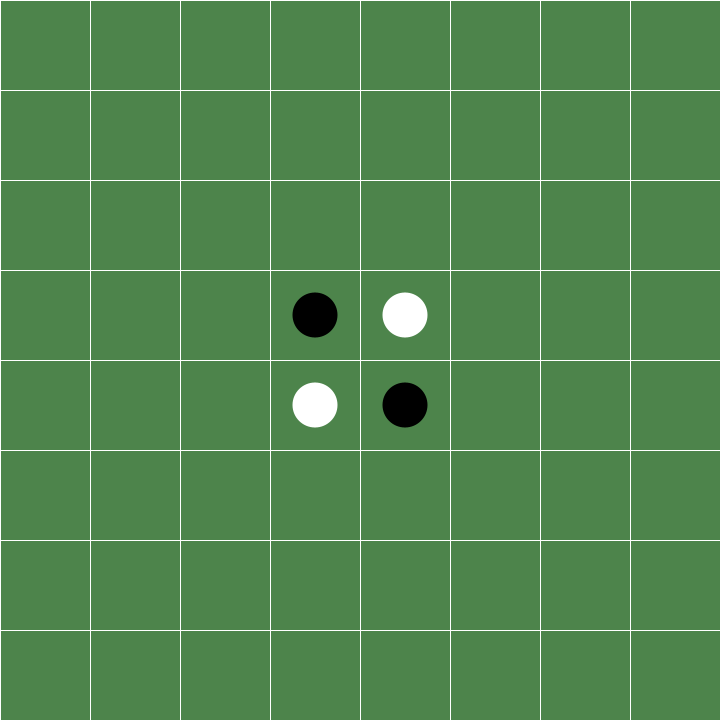
Frame 1 (no input)
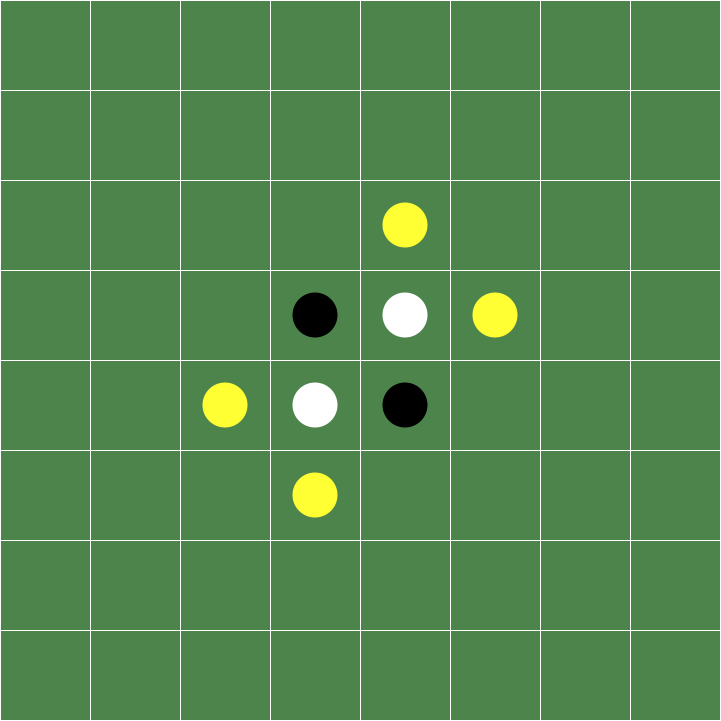
Frame 60 (the mouse pressed at the canvas centre just before this capture)
Frame 120 (the mouse held since frame 60 and released just before this capture): identical to frame 60, image omitted

The Processing sketch that drew these frames (run headless with seeded random() and noise(); from frame 60 on, the mouse is pressed at the canvas centre):

// Processing sketch: Reversi
// ── Reversi.pde
/**
 * Implementacion del Juego Reversi/Othello 
 */
int ancho = 8, 
  alto = 8, 
  tamano = 90;
boolean p1Turn = true;
int playerCode;
Tablero tablero; 
int valor; // Valor de la jugada elegida.
boolean minimax = false; // Variable para decidir la estrategia de cada turno.
int dificultad = 1; // Variable para elegir la estrategia general de la computadora.

// Inicial para establecer tamaño de ventana con variables
void settings() {
  size((ancho * tamano)+1, (alto * tamano)+1);
}

// Inicialización
void setup() {
  tablero = new Tablero(ancho, alto, tamano);
}

// Update. Continuamente ejecuta y dibuja el código contenido en él
void draw() {
  tablero.display();  
  if (p1Turn) {    
    tablero.permiso(1);
  } else {    
    tablero.permiso(2);
  }
  if(valor==0){
    int x=tablero.max[0], y=tablero.max[1];
    valor=tablero.opciones[x][y];
    System.out.println("Mejor opción: (" + x + "," + y + "): " + valor);
   if(!p1Turn){
      if(minimax) {
        x=tablero.min[0];
        y=tablero.min[1];
      } minimax = !minimax;
      System.out.println("Opción elegida por la computadora: (" + x + "," + y + "): " + valor);
      playerCode = 2;
      if(valor==0) valor=-1; // Para que no se cicle.
      else flanquear(y,x); // Se voltean las fichas.
    } 
 
  }
}

// Callback. Evento que ocurre después de presionar el botón del mouse
void mouseClicked() {
  if (p1Turn) {
    playerCode = 1;
    //tablero.permiso(1);
  } else {
    playerCode = 2;
    //tablero.permiso(2);        
  }
  flanquear(tablero.toTileInt(mouseX), tablero.toTileInt(mouseY));
}

// Método que realiza el cambio de color en las fichas.
public void flanquear(int x, int y){
    System.out.println("MouseX: " + x + "\tMouseY: " + y);
  // Colocar un disco/ficha en el tablero:
  if(tablero.isValid(x, y)){    
   tablero.cambia(x, y, playerCode );  
    tablero.setDisk(x, y, playerCode);
    System.out.println("----jugador-------");
     System.out.println(playerCode);
    p1Turn = !p1Turn;
  }
  // Conteo de discos/fichas
  println("Player " + playerCode + " discs: " + tablero.count(playerCode));
 /*  System.out.println("------tablero-------------");
  tablero.imprimeTab();
 */
 System.out.println(playerCode);
   System.out.println("-----cordenadas de pieza--------");
  System.out.println(x + "," + y + "\n");
  valor=0; // Se reinicia el valor de la jugada.
}

// ── Tablero.pde
/**
 * Representación de un tablero del juego Reversi/Othello.
 * La representación del tablero es mediante un arreglo bidimensional de enteros
 * que representan: 0 = casilla vacia, 1 = disco del jugador 1, 2 = disco del jugador 2.
 * @author  Rodrigo Colín
 * @version %I%, %G%
 */
class Tablero {
  int ancho;
  int alto;
  int tamano;
  int[][] mundo;
  color p1Color = color(0, 0, 0);
  color p2Color = color(255, 255, 255);
  color p3color= color(255, 255, 51);
  int opciones[][]; // Arreglo que guarda la cantidad de fichas a voltear, para cada opción encontrada.
  int[] min, max; // Variables para guardar la mejor y la peor opción.

  /**
   * Constructor por default de un Tablero de 8x8 con tamaño de casilla 100px.
   */
  Tablero() {
    this(8, 8, 100);
  }

  /**
   * Constructor por default de un Tablero de 8x8.
   * @param tamano tamaño en pixeles de cada casilla cuadrada del tablero
   */
  Tablero(int tamano) {
    this(8, 8, tamano);
  }

  /**
   * Constructor principal de un tablero.
   * @param  ancho  anchura, en casillas, del tablero
   * @param  alto   altura, en casillas, del tablero
   * @param  tamano tamaño en pixeles de cada casilla cuadrada del tablero
   */
  Tablero(int ancho, int alto, int tamano) {
    this.ancho = ancho;
    this.alto = alto;
    this.tamano = tamano;
    mundo = new int[alto][ancho];
    for (int i = 0; i < this.alto; i++) {
      for (int j = 0; j < this.ancho; j++) {
        mundo[i][j] = 0;
      }
    }
    // Configuración inicial
    mundo[alto/2][ancho/2] = 1;
    mundo[alto/2-1][ancho/2] = 2;
    mundo[alto/2][ancho/2-1] = 2;
    mundo[alto/2-1][ancho/2-1] = 1;
  }

  /**
   * Constructor de copia para un Tablero.
   * @param mundo representa la configutación que será copiada para crear el nuevo Tablero
   */
  Tablero(int[][] mundo) {
    this(mundo, 100);
  }

  /**
   * Constructor de copia para un Tablero con tamaño de casilla personalizado.
   * @param mundo  representa la configutación que será copiada para crear el nuevo Tablero
   * @param tamano tamaño en pixeles de cada casilla cuadrada del tablero
   */
  Tablero(int[][] mundo, int tamano) {
    ancho = mundo[0].length;
    alto = mundo.length;
    this.tamano = tamano; 
    this.mundo = new int[mundo.length][mundo[0].length];
    for (int i = 0; i < alto; i++) {
      for (int j = 0; j < ancho; j++) {
        this.mundo[i][j] = mundo[i][j];
      }
    }
  }

  /**
   * Conversor de pixel a número de casilla dentro de un Tablero.
   * Útil al dar clic sobre la pantalla y determinar la posición (x ó y) en el Tablero.
   * @param n valor en pixel con respecto a la ventana
   * @return  entero que representa el número de casilla en el Tablero
   */
  int toTileInt(int n) {
    return floor(n/tamano);
  }

  /**
   * Cuenta la cantidad de discos/fichas de un determinado jugador en el Tablero.
   * @param  player identificador del jugador, es decir: 1 = Jugador 1, 2 = Jugador 2
   * @return        cantidad de discos/fichas en el tablero del jugador dado como parámetro 
   */
  int count(int player) {
    int total = 0;
    for (int i = 0; i < alto; i++) {
      for (int j = 0; j < ancho; j++) {
        if (mundo[i][j] == player) {
          total += 1;
        }
      }
    }
    return total;
  }
  
  /**
   * Establece o cambia un disco/ficha del tablero en la posición indicada.
   * Nota: no se realiza ninguna verificación sobre la posición o cambios en los demás discos
   * @param x      posición X en coordenadas del tablero (no en pixeles) donde se estable el disco
   * @param y      posición Y en coordenadas del tablero (no en pixeles) donde se estable el disco
   * @param player identificador del jugador, es decir: 1 = Jugador 1, 2 = Jugador 2
   */
  void setDisk(int x, int y, int player) {
    mundo[y][x] = player;
  }

  /**
   * Determina si la casilla seleccionada es válida para colocar un disco/ficha.
   * TODO: Realizar una validación más exhaustiva, por el momento solo revisa si la casilla es vacia
   * @param x posición X en coordenadas del tablero (no en pixeles) donde se valida la casilla
   * @param y posición Y en coordenadas del tablero (no en pixeles) donde se valida la casilla
   */
  boolean isValid(int x, int y) {
    if (mundo[y][x] == 4)
      return true;
    return false;
  }
  
  //--------------------------------------------------------------------------------------------------------
  //selecciona las casillas donde puedes poner tu ficha
  boolean permiso(int player ) {
    int x=0;
    int y=0;
    boolean para=false;
    boolean hayOpcion=false; // Indica si se encontró alguna opcion para moverse.
    opciones = new int[alto][ancho]; // Se reinician las opciones.
    //ver hacia la izquierda
    for(int i=0;i<alto;i++){
      for(int j=0;j<ancho;j++){
        if(mundo[i][j]==player){
          x=i;
          y=j;
          para=false;
         
          y--;
          if(y>0){
            if(mundo(x,y)!=0){
              if(mundo(x,y)!=player){
                while(para==false && mundo(x,y)!=player && mundo(x,y)!=4){
                  if(y>0){
                  y--;
                  if(mundo[x][y]==0 ){
                    mundo[x][y]=4;
                    opciones[x][y]+=j-y;
                    System.out.println("Valor para (" + x + "," + y + "): " + opciones[x][y]);
                    if(min==null || opciones[min[0]][min[1]] > opciones[x][y]) min = new int[]{x,y};
                    if(max==null || opciones[max[0]][max[1]] < opciones[x][y]) max = new int[]{x,y};
                    para=true; hayOpcion=true;  
                  }      
                 }else{
                 break;
                 }
              }
             }
         }
          }
     }
   }
    }
   //ver a la derecha 
    for(int i=0;i<alto;i++){
      for(int j=0;j<ancho;j++){
        if(mundo[i][j]==player){
          x=i;
          y=j;
          para=false;
          if(y!=7){
          y++;
            if(mundo(x,y)!=0){
              if(mundo(x,y)!=player){
                while(para==false && mundo(x,y)!=player && mundo(x,y)!=4){
                  y++;
                  if(y<7){
                  if(mundo[x][y]==0 ){
                    mundo[x][y]=4;
                    opciones[x][y]+=y-j;
                    System.out.println("Valor para (" + x + "," + y + "): " + opciones[x][y]);
                    if(min==null || opciones[min[0]][min[1]] > opciones[x][y]) min = new int[]{x,y};
                    if(max==null || opciones[max[0]][max[1]] < opciones[x][y]) max = new int[]{x,y};
                    para=true; hayOpcion=true;  
                  }      
                 }else{
                 break;
                 }
                }
              }
             }
          }
         }
     }
   }
   
   //ver hacia arriba 
    for(int i=0;i<alto;i++){
      for(int j=0;j<ancho;j++){
        if(mundo[i][j]==player){
          x=i;
          y=j;
          para=false;
          
          x--;
          if(x>0){
            if(mundo(x,y)!=0){
              if(mundo(x,y)!=player){
                while(para==false && mundo(x,y)!=player && mundo(x,y)!=4 ){
                  x--;
                  if(x>0){
                  if(mundo[x][y]==0 ){
                    mundo[x][y]=4;
                    opciones[x][y]+=i-x;
                    System.out.println("Valor para (" + x + "," + y + "): " + opciones[x][y]);
                    if(min==null || opciones[min[0]][min[1]] > opciones[x][y]) min = new int[]{x,y};
                    if(max==null || opciones[max[0]][max[1]] < opciones[x][y]) max = new int[]{x,y};
                    para=true; hayOpcion=true;  
                  }
                  }else{
                    break;
                }
                 }
                 
              }
             }
         }
     }
   }
    }
   
   
   //ver hacia abajo 
    for(int i=0;i<alto;i++){
      for(int j=0;j<ancho;j++){
        if(mundo[i][j]==player){
          x=i;
          y=j;
          para=false;
         
          x++;
          if(x<7){
            if(mundo(x,y)!=0){
              if(mundo(x,y)!=player){
                while(para==false && mundo(x,y)!=player && mundo(x,y)!=4){
                  
                  x++;
                  if(x<7){
                  if(mundo[x][y]==0 ){
                    mundo[x][y]=4;
                    opciones[x][y]+=x-i;
                    System.out.println("Valor para (" + x + "," + y + "): " + opciones[x][y]);
                    if(min==null || opciones[min[0]][min[1]] > opciones[x][y]) min = new int[]{x,y};
                    if(max==null || opciones[max[0]][max[1]] < opciones[x][y]) max = new int[]{x,y};
                    para=true; hayOpcion=true;  
                  }
                  } else para=true;
                 }
              }
             }
         }
     }
   }
    }
   
   
   //diagonal arriba  derecha
    for(int i=0;i<alto;i++){
      for(int j=0;j<ancho;j++){
        if(mundo[i][j]==player){
          x=i;
          y=j;
          para=false;
        
          y++;
          x--;
           if(y<7 && x>0){
            if(mundo(x,y)!=0){
              if(mundo(x,y)!=player){
                while(para==false && mundo(x,y)!=player && mundo(x,y)!=4){
                 
                  y++;
                  x--;
                 if(y<7 && x>0){ 
                  if(mundo[x][y]==0 ){
                    mundo[x][y]=4;
                    opciones[x][y]+=((y-j + i-x)/2);
                    System.out.println("Valor para (" + x + "," + y + "): " + opciones[x][y]);
                    if(min==null || opciones[min[0]][min[1]] > opciones[x][y]) min = new int[]{x,y};
                    if(max==null || opciones[max[0]][max[1]] < opciones[x][y]) max = new int[]{x,y};
                    para=true; hayOpcion=true;  
                  }      
                 }else{
                   break;
                 }
                }
              }
             }
         }
         }
     }
   }
   
   
    //diagonal abajo izquierda
    for(int i=0;i<alto;i++){
      for(int j=0;j<ancho;j++){
        if(mundo[i][j]==player){
          x=i;
          y=j;
          para=false;
          
          y--;
          x++;
          if(y>0 && x<7){
            if(mundo(x,y)!=0){
              if(mundo(x,y)!=player){
                while(para==false && mundo(x,y)!=player && mundo(x,y)!=4){
                  
                  y--;
                  x++;
                  if(x<7 && y>0){
                  if(mundo[x][y]==0 ){
                    mundo[x][y]=4;
                    opciones[x][y]+=((j-y + x-i)/2);
                    System.out.println("Valor para (" + x + "," + y + "): " + opciones[x][y]);
                    if(min==null || opciones[min[0]][min[1]] > opciones[x][y]) min = new int[]{x,y};
                    if(max==null || opciones[max[0]][max[1]] < opciones[x][y]) max = new int[]{x,y};
                    para=true; hayOpcion=true;  
                  }      
                  }
                  else{
                  break;
                  }
               }
                 
              }
             }
          }
         }
     }
   }
   
   
   
    //diagonal abajo derecha
    for(int i=0;i<alto;i++){
      for(int j=0;j<ancho;j++){
        if(mundo[i][j]==player){
          x=i;
          y=j;
          para=false;
          y++;
          x++;
          if(x<7 && y<7 ){
            if(mundo(x,y)!=0){
              if(mundo(x,y)!=player){
                while(para==false && mundo(x,y)!=player && mundo(x,y)!=4){
                  y++;
                  x++;
                  if(x<7 && y<7 ){
                  if(mundo[x][y]==0 ){
                    mundo[x][y]=4;
                    opciones[x][y]+=((y-j + x-i)/2);
                    System.out.println("Valor para (" + x + "," + y + "): " + opciones[x][y]);
                    if(min==null || opciones[min[0]][min[1]] > opciones[x][y]) min = new int[]{x,y};
                    if(max==null || opciones[max[0]][max[1]] < opciones[x][y]) max = new int[]{x,y};
                    para=true; hayOpcion=true;  
                  }
                  }else{
                  break;
                  }
                 }
              }
             }
         }
     }
   }
    }
   
   
   //diagonal arriba  izquierda
    for(int i=0;i<alto;i++){
      for(int j=0;j<ancho;j++){
        if(mundo[i][j]==player){
          x=i;
          y=j;
          para=false;
          y--;
          x--;
          if(x>0 && y>0){
            if(mundo(x,y)!=0){
              if(mundo(x,y)!=player){
                while(para==false && mundo(x,y)!=player && mundo(x,y)!=4){
                  y--;
                  x--;
                  if(x>0 && y>0){
                  if(mundo[x][y]==0 ){
                    mundo[x][y]=4;
                    opciones[x][y]+=((j-y + i-x)/2);
                    System.out.println("Valor para (" + x + "," + y + "): " + opciones[x][y]);
                    if(min==null || opciones[min[0]][min[1]] > opciones[x][y]) min = new int[]{x,y};
                    if(max==null || opciones[max[0]][max[1]] < opciones[x][y]) max = new int[]{x,y};
                    para=true; hayOpcion=true;  
                  }
                  }else{
                  break;
                  }
                 }
              }
             }
         }
     }
   }
    }
   return hayOpcion;   
  }
  
  //--------------------------------------------------------------------------------------------------------------------------------------------
  //cambia las fichas de diferente color deacuerdo a las reglas del juego
  
  void cambia(int a, int b,int player){
      int x=a;
    int y=b;
    boolean camb=false;
    //cambia izquierda 
    
   x--;
   if(x>0){
    //-------analisis
    
   while(mundo(y,x)!=0){
     if(mundo[y][x]==player){
       camb=true;
      break;
     }else{
       x--;
     camb=false;
     }
    }
    
    
    
    //----fin del analisis
    y=b;
   x=a;
   x--;
   if(camb==true){
    
   while(mundo(y,x)!=player ){
     if(mundo[y][x]==player || mundo[y][x]==0 || mundo[y][x]==4){
       break;
     }else{
     tablero.setDisk(x,y,player); 
       x--;
      System.out.println("--dentro del while---"+x); 

    }
   }
  }
    }
  //------------------------------------------------------------fin
  //derecha
      camb=false;
      x=a;
     y=b;
     
   x++;
   if(x<7){
   //------analiza
   
   
   while(mundo(y,x)!=0 && mundo(y,x)!=4){
     if(mundo[y][x]==player){
       camb=true;
      break;
     }else{
       x++;
     camb=false;
     }
    }
   
  //-----------fin analisis
   y=b;
   x=a;
   x++;
   if(camb==true){
   while(mundo(y,x)!=player ){
     if(mundo[y][x]==player || mundo[y][x]==0){
       break;
     }else{
     tablero.setDisk(x,y,player); 
       x++;
      System.out.println("--dentro del while---"+x); 

    }
   //}
  }
  }
  }
  //---------------------------------------------------------------fin
  //arriba
    camb=false;
      x=a;
     y=b;
    //__________analisis
    
    y--;
    if(y>0){
    while(mundo(y,x)!=0 && mundo(y,x)!=4){
     if(mundo[y][x]==player){
       camb=true;
      break;
     }else{
       y--;
     camb=false;
     }
    }
    //__________
   y=b;
   x=a;
   y--;
   
   if(camb==true){
   while(mundo(y,x)!=player ){
     if(mundo[y][x]==player || mundo[y][x]==0){
       break;
     }else{
     tablero.setDisk(x,y,player); 
       y--;
      System.out.println("--dentro del while---"+x); 

    }
   //}
  }
}
}
  //---------------------------------------------------------fin
  
  //abajo
      camb=false;
      x=a;
     y=b;
   if(y<7){ 
   y++;
   //---------analisis
   
    
    while(mundo(y,x)!=0 && mundo(y,x)!=4){
     if(mundo[y][x]==player){
       camb=true;
      break;
     }else{
       y++;
     camb=false;
     }
    }
   
   
   
   //---------fin del analisis
   
   y=b;
   x=a;
   y++;
   
   if(camb==true){
   while(mundo(y,x)!=player ){
     if(mundo[y][x]==player || mundo[y][x]==0){
       break;
     }else{
     tablero.setDisk(x,y,player); 
       y++;
      System.out.println("--dentro del while---"+x); 

    }
   //}
  }
  }
  }
  //---------------------------------------------------------fin
  
  
    //abajo  derecha
      camb=false;
      x=a;
     y=b;
    if(y!=7 && x!=7 ){
   y++;
   x++;
   //---------analisis
   
    
    while(mundo(y,x)!=0 && mundo(y,x)!=4){
     if(mundo[y][x]==player){
       camb=true;
      break;
     }else{
       y++;
       x++;
     camb=false;
     }
    }
   
   
   
   //---------fin del analisis
   
   y=b;
   x=a;
   y++;
   x++;
   
   if(camb==true){
   while(mundo(y,x)!=player ){
     if(mundo[y][x]==player || mundo[y][x]==0){
       break;
     }else{
     tablero.setDisk(x,y,player); 
       y++;
       x++;
      System.out.println("--dentro del while---"+x); 

    }
   //}
  }
  }
  }
  //---------------------------------------------------------fin
  
  
  
  
  
  
  //abajo  izquierda
      camb=false;
      x=a;
     y=b;
    if(x!=0 && y!=7 ){
   y++;
   x--;
   //---------analisis
   
    
    while(mundo(y,x)!=0 && mundo(y,x)!=4){
     if(mundo[y][x]==player){
       camb=true;
      break;
     }else{
       y++;
       x--;
     camb=false;
     }
    }
   
   
   
   //---------fin del analisis
   
   y=b;
   x=a;
   y++;
   x--;
   
   if(camb==true){
   while(mundo(y,x)!=player ){
     if(mundo[y][x]==player || mundo[y][x]==0){
       break;
     }else{
     tablero.setDisk(x,y,player); 
       y++;
       x--;
      System.out.println("--dentro del while---"+x); 

    }
   //}
  }
  }
  }
  //---------------------------------------------------------fin
    
    
    
    //arriba  izquierda
      camb=false;
      x=a;
     y=b;
     if(x>0 && y>0 ){ 
   y--;
   x--;
   //---------analisis
   
    
    while(mundo(y,x)!=0 && mundo(y,x)!=4){
     if(mundo[y][x]==player){
       camb=true;
      break;
     }else{
       y--;
       x--;
     camb=false;
     }
    }
   
   
   
   //---------fin del analisis
   
   y=b;
   x=a;
   y--;
   x--;
   
   if(camb==true){
   while(mundo(y,x)!=player ){
     if(mundo[y][x]==player || mundo[y][x]==0){
       break;
     }else{
     tablero.setDisk(x,y,player); 
       y--;
       x--;
      System.out.println("--dentro del while---"+x); 

    }
   //}
  }
  }
  }
  //---------------------------------------------------------fin
    
    
    //arriba  derecha
      camb=false;
      x=a;
     y=b;
    if(y!=0 && x!=7){
   y--;
   x++;
   //---------analisis
   
    
    while(mundo(y,x)!=0 && mundo(y,x)!=4){
     if(mundo[y][x]==player){
       camb=true;
      break;
     }else{
       y--;
       x++;
     camb=false;
     }
    }
   
   
   
   //---------fin del analisis
   
   y=b;
   x=a;
   y--;
   x++;
   
   if(camb==true){
   while(mundo(y,x)!=player ){
     if(mundo[y][x]==player || mundo[y][x]==0){
       break;
     }else{
     tablero.setDisk(x,y,player); 
       y--;
       x++;
      System.out.println("--dentro del while---"+x); 

    }
   //}
  }
  }
  }
  //---------------------------------------------------------fin
    
    
    
    for(int i=0;i<alto;i++){
      for(int j=0;j<ancho;j++){
        if(mundo[i][j]==4){
          mundo[i][j]=0;    
          }
  
      }
     }
    
    
    
    
  }
    
  void imprimeTab(){
     for(int i=0;i<alto;i++){
      System.out.println("");
       for(int j=0;j<ancho;j++){
        
         System.out.print(mundo[i][j]);    
          
  
      }
     }
    
  }
  
  

  /**
   * Dibuja una representación gráfica del tablero en la ventana de Processing. 
   */
  void display() {
    for (int i = 0; i < alto; i++) {
      for (int j = 0; j < ancho; j++) {
        // Dibujar las casillas del tablero:
        fill(77, 132, 75);
        stroke(255);
        rect(j * tamano, i * tamano, tamano, tamano);
        // Dibujar los discos/fichas del tablero:
        if (mundo[i][j] == 1) {
          fill(p1Color);
          noStroke();
          ellipse((j*tamano)+(tamano/2), (i*tamano)+(tamano/2), tamano/2, tamano/2);
        } else if (mundo[i][j] == 2) {
          fill(p2Color);
          noStroke();
          ellipse((j*tamano)+(tamano/2), (i*tamano)+(tamano/2), tamano/2, tamano/2);
        }else if (mundo[i][j] == 4) {
          fill(p3color);
          noStroke();
          ellipse((j*tamano)+(tamano/2), (i*tamano)+(tamano/2), tamano/2, tamano/2);
        }
      }
    }
  }

  public int mundo(int y, int x) {
    return mundo[(y+alto)%alto][(x+ancho)%ancho];
  }
}
